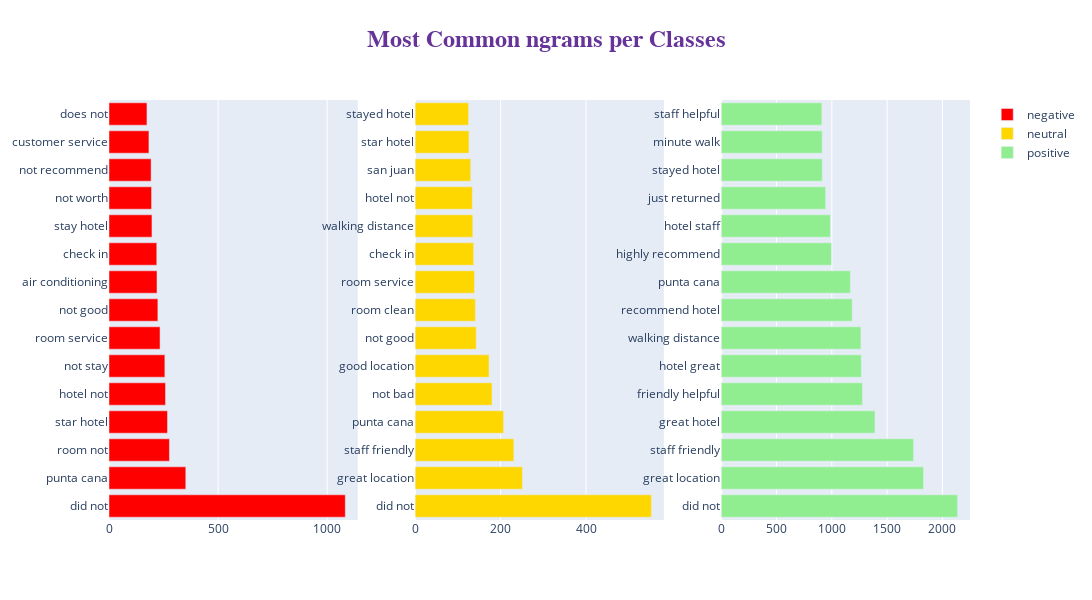

Source (notebook cell):
### Code cell
fig = make_subplots(rows=1, cols=3)
title_ = ["negative", "neutral", "positive"]
colors = ['red', 'gold', 'lightgreen']  # 
for i in range(3):
    texts = df[df["label"] == i]['Review']

    new = texts.str.split()
    new = new.values.tolist()
    corpus = [word for i in new for word in i]
    counter = Counter(corpus)
    top_n_bigrams = _get_top_ngram(texts, 2)[:15]
    x, y = map(list, zip(*top_n_bigrams))

#     for word, count in most[:30]:
#         if word not in stopWords_nltk:
#             x.append(word)
#             y.append(count)

    fig.add_trace(go.Bar(
                x=y,
                y=x,
                orientation='h', type="bar",
        name=title_[i], marker=dict(color=colors[i])), 1, i+1)
    
fig.update_layout(
    autosize=False,
    width=2000,
    height=600,title=dict(
        text='<b>Most Common ngrams per Classes</b>',
        x=0.5,
        y=0.95,
        font=dict(
        family="Courier New, monospace",
        size=24,
        color="RebeccaPurple"
        )
    ),)


fig.show()

### Figure 1 — Plotly figure (JSON) as saved in the notebook; plotly's stock layout.template omitted (floating-point values rounded to 4 significant figures)
{"data": [{"marker": {"color": "red"}, "name": "negative", "orientation": "h", "x": [1083, 352, 277, 268, 259, 256, 234, 224, 220, 219, 197, 195, 193, 183, 174], "y": ["did not", "punta cana", "room not", "star hotel", "hotel not", "not stay", "room service", "not good", "air conditioning", "check in", "stay hotel", "not worth", "not recommend", "customer service", "does not"], "type": "bar", "xaxis": "x", "yaxis": "y"}, {"marker": {"color": "gold"}, "name": "neutral", "orientation": "h", "x": [553, 251, 231, 207, 180, 173, 143, 141, 139, 137, 135, 134, 130, 126, 125], "y": ["did not", "great location", "staff friendly", "punta cana", "not bad", "good location", "not good", "room clean", "room service", "check in", "walking distance", "hotel not", "san juan", "star hotel", "stayed hotel"], "type": "bar", "xaxis": "x2", "yaxis": "y2"}, {"marker": {"color": "lightgreen"}, "name": "positive", "orientation": "h", "x": [2137, 1829, 1739, 1390, 1277, 1267, 1263, 1184, 1168, 996, 986, 944, 914, 913, 910], "y": ["did not", "great location", "staff friendly", "great hotel", "friendly helpful", "hotel great", "walking distance", "recommend hotel", "punta cana", "highly recommend", "hotel staff", "just returned", "stayed hotel", "minute walk", "staff helpful"], "type": "bar", "xaxis": "x3", "yaxis": "y3"}], "layout": {"xaxis": {"anchor": "y", "domain": [0, 0.2889], "type": "linear", "range": [0, 1140], "autorange": true}, "yaxis": {"anchor": "x", "domain": [0, 1], "type": "category", "range": [-0.5, 14.5], "autorange": true}, "xaxis2": {"anchor": "y2", "domain": [0.3556, 0.6444], "type": "linear", "range": [0, 582.1], "autorange": true}, "yaxis2": {"anchor": "x2", "domain": [0, 1], "type": "category", "range": [-0.5, 14.5], "autorange": true}, "xaxis3": {"anchor": "y3", "domain": [0.7111, 1], "type": "linear", "range": [0, 2249.0], "autorange": true}, "yaxis3": {"anchor": "x3", "domain": [0, 1], "type": "category", "range": [-0.5, 14.5], "autorange": true}, "title": {"font": {"family": "Courier New, monospace", "size": 24, "color": "RebeccaPurple"}, "text": "<b>Most Common ngrams per Classes</b>", "x": 0.5, "y": 0.95}, "autosize": false, "width": 2000, "height": 600}}
